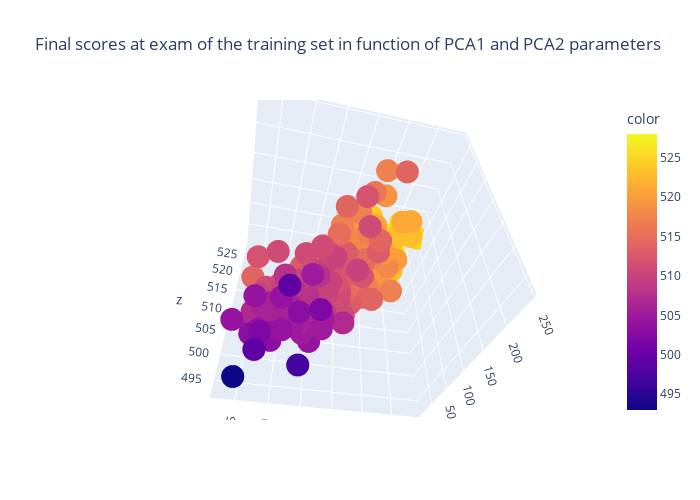

Notebook cell for this chart:
### Code cell
#total_var = pca.explained_variance_ratio_.sum() * 100

fig = px.scatter_3d(
    X_train_reduced, x=0, y=1, z=y_train, color=colors,
    title='Final scores at exam of the training set in function of PCA1 and PCA2 parameters',
    labels={'0': 'PC 1', '1': 'PC 2', '2': 'PC 3'}
)
fig.update_layout(
    autosize=False,
    width=700,
    height=500)
fig.show()

### Figure 1 — Plotly figure (JSON) as saved in the notebook; plotly's stock layout.template omitted (floating-point values rounded to 4 significant figures; data arrays with more than 128 entries replaced by an {"elided": "..."} marker saying what was removed)
{"data": [{"hovertemplate": "PC 1=%{x}<br>PC 2=%{y}<br>z=%{z}<br>color=%{marker.color}<extra></extra>", "legendgroup": "", "marker": {"color": {"elided": "974 int values"}, "coloraxis": "coloraxis", "symbol": "circle"}, "mode": "markers", "name": "", "scene": "scene", "showlegend": false, "type": "scatter3d", "x": {"elided": "974 float values"}, "y": {"elided": "974 float values"}, "z": {"elided": "974 int values"}}], "layout": {"autosize": false, "coloraxis": {"colorbar": {"title": {"text": "color"}}, "colorscale": [[0, "#0d0887"], [0.1111, "#46039f"], [0.2222, "#7201a8"], [0.3333, "#9c179e"], [0.4444, "#bd3786"], [0.5556, "#d8576b"], [0.6667, "#ed7953"], [0.7778, "#fb9f3a"], [0.8889, "#fdca26"], [1, "#f0f921"]]}, "height": 500, "legend": {"tracegroupgap": 0}, "scene": {"aspectmode": "auto", "aspectratio": {"x": 1, "y": 1, "z": 1}, "camera": {"center": {"x": 0, "y": 0, "z": 0}, "eye": {"x": 0.2994, "y": 1.283, "z": -1.242}, "projection": {"type": "perspective"}, "up": {"x": 0, "y": 0, "z": 1}}, "domain": {"x": [0, 1], "y": [0, 1]}, "xaxis": {"title": {"text": "PC 1"}, "type": "linear"}, "yaxis": {"title": {"text": "PC 2"}, "type": "linear"}, "zaxis": {"title": {"text": "z"}, "type": "linear"}}, "title": {"text": "Final scores at exam of the training set in function of PCA1 and PCA2 parameters"}, "width": 700}}
